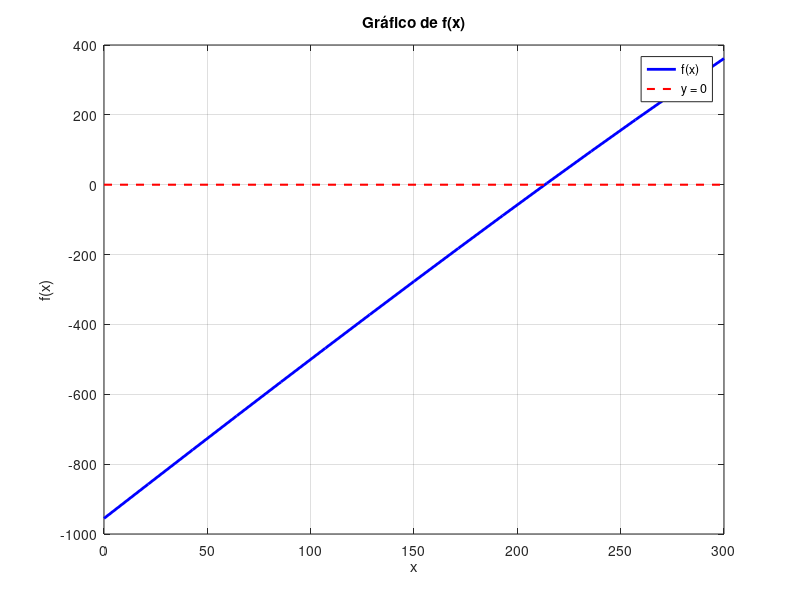

Reproduce this figure in MATLAB.
% aceleracion.m

% F = str2func(["@(x) " input("Ingrese una función en términos de x (ej: x.^2 + 3.*x): ", "s")]);
f = @(x) 5*x - 200 * log (400 ./ (500 - x)) - 1000;
f2 = @(x) 200 + 40 * log (400 / (500 - x));

h = 1e-4; % Un paso intermedio óptimo para aproximar derivadas segundas

% Primera derivada aproximada (Diferencia central)
dF2 = @(x) (f2(x + h) - f2(x - h)) / (2 * h);
x0 = 0;
if (dF2(x0) >= 1)
  disp("El metodo no converge");
  exit();
endif


x_act = x0;
x_anterior = x_act;
x_sig = f2(x_act);
error_k = 0.0001;
iter = 0;

while ((abs(x_sig - x_anterior)) > error_k)
  x_sig = f2(x_act)
  x_anterior = x_act
  x_act = x_sig
  iter++;
endwhile

printf("%.4f", x_act);
printf("\n Cantidad de iteraciones: %.4f", iter);


figure('Name', 'Grafico de N-R');
fplot(f, [0, 300], 'b-', 'LineWidth', 2);
grid on;
hold on;
% Eje horizontal en y = 0 para ver el cruce por cero
plot([0, 300], [0, 0], 'r--', 'LineWidth', 1.5);

title(["Gráfico de f(x)"]);
xlabel('x');
ylabel('f(x)');
legend({"f(x)", "y = 0"}, "Location", "northeast");
hold off;
pause;
